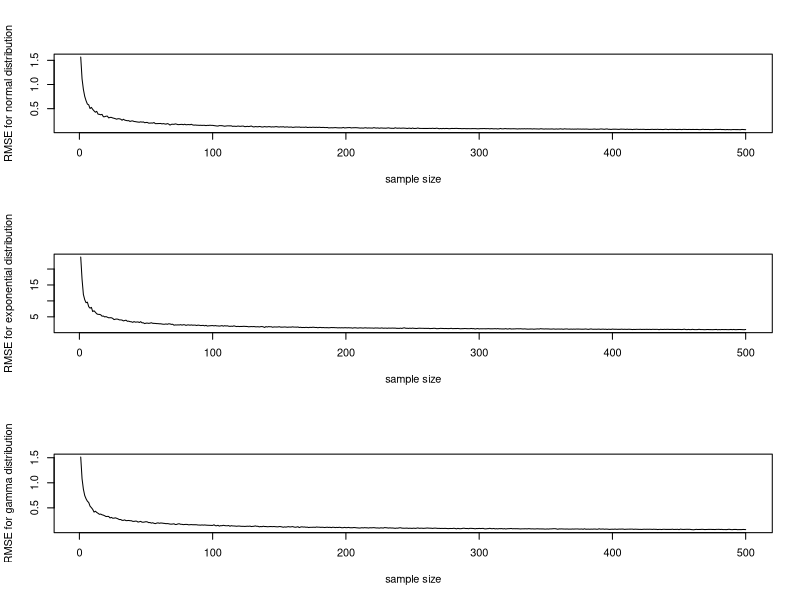

Recreate this plot in R.
population_mean <- 22
population_sd <- 1.5
#population size
N<- 500
#sample size 
n <- 500
errors <- numeric(N)

par(mfrow=c(3,1))

for (s in 1:N) {
  
  sample_means <- numeric(n)
  
  # Draw random samples and compute means
  for (i in 1:n) {
    sample <- rnorm(s, population_mean, population_sd)
    sample_means[i] <- mean(sample)
  }
  
  # Compute RMSE and store it to errors
  errors[s] <- sqrt(mean((sample_means - population_mean)^2))
}

# Plot errors against sample size
plot(1:N, errors, type="l",xlab="sample size", 
     ylab="RMSE for normal distribution")

error_df <- data.frame(sample_size = 1:N, RMSE = errors)
head(error_df)



##2: exponential distribution
population_distribution <- rexp

# population size
N <- 500

# sample size
n <- 500

# Population mean for exponential distribution

lambda <- 1/population_mean

# Initialize vector to store errors for exponential distribution
errors_exp <- numeric(N)

# Loop over different sample sizes
for (s in 1:n) {
  
  # Initialize vector to store sample means for exponential distribution
  sample_means_exp <- numeric(n)
  
  # Draw random samples and compute means for exponential distribution
  for (i in 1:n) {
    sample_exp <- population_distribution(s,rate = lambda)
    sample_means_exp[i] <- mean(sample_exp)
  }
  
  
  # Compute RMSE and store it to errors for exponential distribution
  errors_exp[s] <- sqrt(mean((sample_means_exp - population_mean)^2))
}

# Plot errors for exponential distribution against sample size
plot(1:N, errors_exp, type = "l", xlab = "sample size", ylab = "RMSE for exponential distribution")

# Create data frame of RMSE values for exponential distribution
error_exp_df <- data.frame(sample_size = 1:N, RMSE = errors_exp)
head(error_exp_df)



##3 
# Set population parameters
population_mean <- 22
population_sd <- 1.5

# Set population distribution to be rgama
pop_distribution <- rgamma

# Set population size
N <- 500

# Set sample size
n <- 500

# Initialize vector to store errors for gamma distribution
errors_gamma <- numeric(N)

# Set parameters for gamma distribution 
shape <- (population_mean^2)/(population_sd^2)
rate <- shape / population_mean

# Loop over different sample sizes
for (s in 1:N) {
  
  # Initialize vector to store sample means for gamma distribution
  sample_means_gamma <- numeric(n)
  
  # Draw random samples and compute means for gamma distribution
  for (i in 1:n) {
    sample_gamma <- pop_distribution(s, shape , rate )
    sample_means_gamma[i] <- mean(sample_gamma)
  }
  
  # Compute RMSE and store it to errors for gamma distribution
  errors_gamma[s] <- sqrt(mean((sample_means_gamma - population_mean)^2))
}

# Plot errors for gamma distribution against sample size
plot(1:N, errors_gamma, type = "l", xlab = "sample size", ylab = "RMSE for gamma distribution")

# Create data frame of RMSE values for gamma distribution
error_gamma_df <- data.frame(n = 1:N, RMSE = errors_gamma)
head(error_gamma_df)



#-----------------------------------------------------------------------------#
# Calculate the difference between each RMSE data points
# ----------------------------------------------------------------------------#

# Normal Distribution #
rmse_diff <- numeric(nrow(error_df))
for (i in 2:nrow(error_df)) {
  rmse_diff[i] <- error_df$RMSE[i] - error_df$RMSE[i-1]
}
error_df$rmse_diff <- rmse_diff
error_df$rmse_diff <- round(error_df$rmse_diff, 3)
#--------------------------------------------------------------------------------
# Exponential Distrubution #
rmse_diff_exp <- numeric(nrow(error_exp_df))
for (i in 2:nrow(error_exp_df)) {
  rmse_diff_exp[i] <- error_exp_df$RMSE[i] - error_exp_df$RMSE[i-1]
}
error_exp_df$rmse_diff_exp <- rmse_diff_exp
error_exp_df$rmse_diff_exp <- round(error_exp_df$rmse_diff_exp, 3)

#--------------------------------------------------------------------------------
# Gamma Distribution #
RMSE_diff_gamma <- numeric(nrow(error_gamma_df))
for (i in 2:nrow(error_gamma_df)) {
  RMSE_diff_gamma[i] <- error_gamma_df[i, "RMSE"] - error_gamma_df[i-1, "RMSE"]
}
error_gamma_df$RMSE_diff_gamma <- RMSE_diff_gamma
error_gamma_df$RMSE_diff_gamma <- round(RMSE_diff_gamma, 3)


# ----------------------------------------------------------------------------#
# Cost-benefit analysis 
# ----------------------------------------------------------------------------#

# Normal Distribution #
# Set up variables
sample_size <- 110
cost_per_person <- 10
total_cost <- sample_size * cost_per_person
mean <- 22
se <- 1.5/sqrt(sample_size)
print (se)
# Calculate the standard error of the mean
sem <- se / sqrt(sample_size)

# Calculate the margin of error (using a 95% confidence level)
z_score <- qnorm(0.975) # 2-tailed test
moe <- z_score * sem

# Calculate the confidence interval
lower_ci <- mean - moe
upper_ci <- mean + moe

# Calculate the expected net benefit
benefit <- (upper_ci - lower_ci) / 2
net_benefit <- benefit - total_cost

# Print the results
cat("Total cost: $", total_cost, "\n")
cat("95% confidence interval: [", lower_ci, ", ", upper_ci, "]\n")
cat("Expected net benefit: $", net_benefit, "\n")
#--------------------------------------------------------------------------------
# Exponential Distribution
# Set up variables
sample_size_exp <- 40
cost_per_person <- 10
total_cost_exp <- sample_size_exp * cost_per_person
population_sd <- 1.5
mean <- 22

# Calculate the standard error of the mean
se_exp <- population_sd / sqrt(sample_size_exp)

# Calculate the margin of error (using a 95% confidence level)
z_score <- qnorm(0.975) # 2-tailed test
moe_exp <- z_score * se_exp

# Calculate the confidence interval
lower_ci_exp <- mean - moe_exp
upper_ci_exp <- mean + moe_exp

# Calculate the expected net benefit
benefit_exp <- (upper_ci_exp - lower_ci_exp) / 2
net_benefit_exp <- benefit_exp - total_cost_exp

# Print the results
cat("Total cost: $", total_cost_exp, "\n")
cat("95% confidence interval: [", lower_ci_exp, ", ", upper_ci_exp, "]\n")
cat("Expected net benefit: $", net_benefit_exp, "\n")
#--------------------------------------------------------------------------------
# Gamma Distribution
sample_size_gamma <- 27
cost_per_person <- 10
total_cost_gamma <- sample_size_gamma * cost_per_person
population_sd <- 1.5
mean <- 2227

# Calculate the standard error of the mean
se_gamma <- population_sd / sqrt(sample_size_gamma)

# Calculate the margin of error (using a 95% confidence level)
z_score <- qnorm(0.975) # 2-tailed test
moe_gamma <- z_score * se_gamma

# Calculate the confidence interval
lower_ci_gamma <- mean - moe_gamma
upper_ci_gamma <- mean + moe_gamma

# Calculate the expected net benefit
benefit_gamma <- (upper_ci_gamma - lower_ci_gamma) / 2
net_benefit_gamma <- benefit_gamma - total_cost_gamma

# Print the results
cat("Total cost: $", total_cost_gamma, "\n")
cat("95% confidence interval: [", lower_ci_gamma, ", ", upper_ci_gamma, "]\n")
cat("Expected net benefit: $", net_benefit_gamma, "\n")
